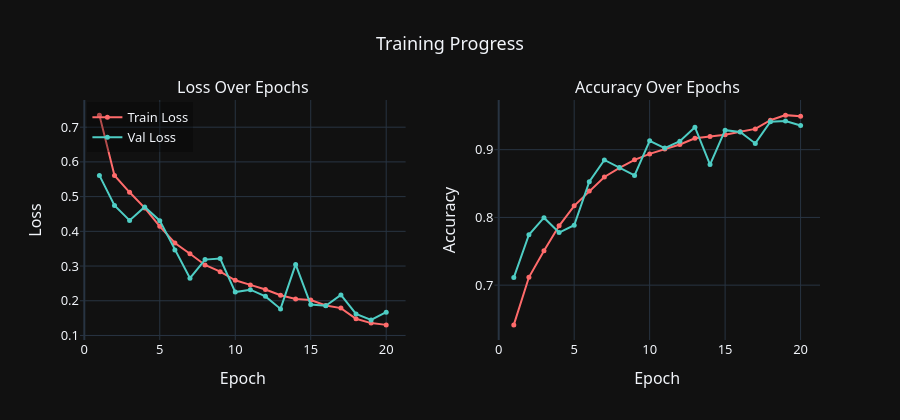

This figure's notebook cell:
### Markdown cell above
### Training Curves

### Code cell
fig = plot_training_curves(
    history['train_loss'], history['val_loss'],
    history['train_acc'], history['val_acc']
)
fig.write_html('../plots/training_curves.html')
fig.show()

### Figure 1 — Plotly figure (JSON) as saved in the notebook; plotly's stock layout.template omitted (floating-point values rounded to 4 significant figures)
{"data": [{"line": {"color": "#FF6B6B", "width": 2}, "marker": {"size": 5}, "mode": "lines+markers", "name": "Train Loss", "type": "scatter", "x": [1, 2, 3, 4, 5, 6, 7, 8, 9, 10, 11, 12, 13, 14, 15, 16, 17, 18, 19, 20], "xaxis": "x", "y": [0.7347, 0.5609, 0.5124, 0.4675, 0.4143, 0.3665, 0.3354, 0.3032, 0.2837, 0.259, 0.2457, 0.2324, 0.2158, 0.2052, 0.2023, 0.1864, 0.1788, 0.148, 0.1356, 0.1305], "yaxis": "y"}, {"line": {"color": "#4ECDC4", "width": 2}, "marker": {"size": 5}, "mode": "lines+markers", "name": "Val Loss", "type": "scatter", "x": [1, 2, 3, 4, 5, 6, 7, 8, 9, 10, 11, 12, 13, 14, 15, 16, 17, 18, 19, 20], "xaxis": "x", "y": [0.561, 0.4745, 0.4312, 0.4702, 0.4307, 0.3459, 0.2649, 0.3185, 0.3217, 0.225, 0.2318, 0.2126, 0.1765, 0.3046, 0.1891, 0.1854, 0.2167, 0.162, 0.1449, 0.1672], "yaxis": "y"}, {"line": {"color": "#FF6B6B", "width": 2}, "marker": {"size": 5}, "mode": "lines+markers", "name": "Train Acc", "showlegend": false, "type": "scatter", "x": [1, 2, 3, 4, 5, 6, 7, 8, 9, 10, 11, 12, 13, 14, 15, 16, 17, 18, 19, 20], "xaxis": "x2", "y": [0.6413, 0.7116, 0.7508, 0.7875, 0.8171, 0.8391, 0.8598, 0.873, 0.885, 0.8938, 0.9011, 0.9076, 0.9168, 0.9194, 0.922, 0.9264, 0.9307, 0.9435, 0.951, 0.9493], "yaxis": "y2"}, {"line": {"color": "#4ECDC4", "width": 2}, "marker": {"size": 5}, "mode": "lines+markers", "name": "Val Acc", "showlegend": false, "type": "scatter", "x": [1, 2, 3, 4, 5, 6, 7, 8, 9, 10, 11, 12, 13, 14, 15, 16, 17, 18, 19, 20], "xaxis": "x2", "y": [0.7112, 0.7744, 0.7996, 0.7776, 0.7884, 0.8528, 0.8848, 0.8736, 0.862, 0.9132, 0.9024, 0.9124, 0.9332, 0.878, 0.9288, 0.926, 0.9092, 0.9412, 0.9424, 0.9356], "yaxis": "y2"}], "layout": {"annotations": [{"font": {"size": 16}, "showarrow": false, "text": "Loss Over Epochs", "x": 0.22, "xanchor": "center", "xref": "paper", "y": 1, "yanchor": "bottom", "yref": "paper"}, {"font": {"size": 16}, "showarrow": false, "text": "Accuracy Over Epochs", "x": 0.78, "xanchor": "center", "xref": "paper", "y": 1, "yanchor": "bottom", "yref": "paper"}], "font": {"family": "Segoe UI, sans-serif", "size": 13}, "height": 420, "legend": {"bgcolor": "rgba(0,0,0,0.3)", "x": 0.01, "y": 0.99}, "title": {"text": "Training Progress", "x": 0.5}, "width": 900, "xaxis": {"anchor": "y", "domain": [0, 0.44], "title": {"text": "Epoch"}}, "xaxis2": {"anchor": "y2", "domain": [0.56, 1], "title": {"text": "Epoch"}}, "yaxis": {"anchor": "x", "domain": [0, 1], "title": {"text": "Loss"}}, "yaxis2": {"anchor": "x2", "domain": [0, 1], "title": {"text": "Accuracy"}}}}
